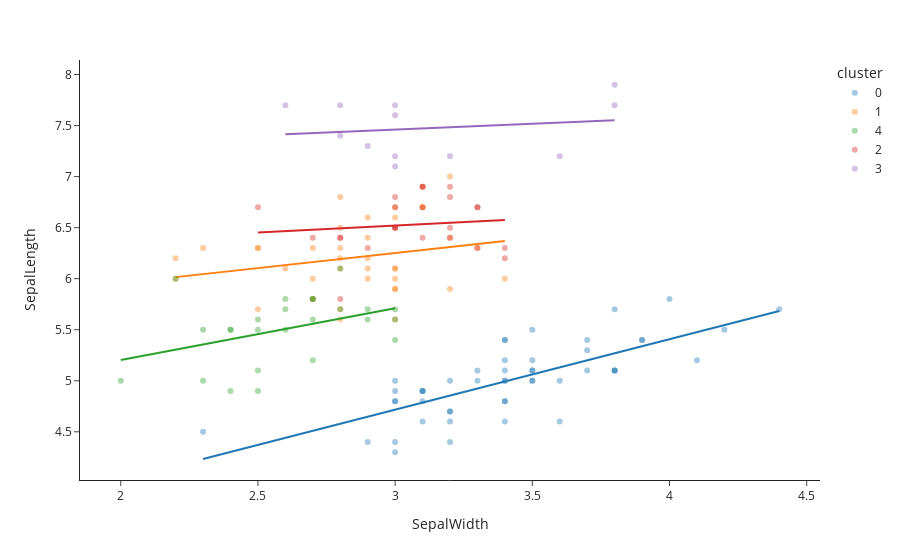

Source (notebook cell):
### Markdown cell above
Now show it:
    
- `with fig_iris_cluster do show using`

### Code cell
fig_iris_cluster.show()

#<xml xmlns="https://developers.google.com/blockly/xml"><variables><variable id="Nqs0n/Dks!e=su%v]H#.">fig_iris_cluster</variable></variables><block type="varDoMethod" id="~/,dr(Fp33^|8[w1-D1}" x="8" y="188"><field name="VAR" id="Nqs0n/Dks!e=su%v]H#.">fig_iris_cluster</field><field name="MEMBER">show</field><data>fig_iris_cluster:show</data></block></xml>

### Figure 1 — Plotly figure (JSON) as saved in the notebook; plotly's stock layout.template omitted (floating-point values rounded to 4 significant figures)
{"data": [{"hovertemplate": "cluster=0<br>SepalWidth=%{x}<br>SepalLength=%{y}<extra></extra>", "legendgroup": "0", "marker": {"color": "#1F77B4", "opacity": 0.4, "symbol": "circle"}, "mode": "markers", "name": "0", "orientation": "v", "showlegend": true, "type": "scatter", "x": [3.5, 3, 3.2, 3.1, 3.6, 3.9, 3.4, 3.4, 2.9, 3.1, 3.7, 3.4, 3, 3, 4, 4.4, 3.9, 3.5, 3.8, 3.8, 3.4, 3.7, 3.6, 3.3, 3.4, 3, 3.4, 3.5, 3.4, 3.2, 3.1, 3.4, 4.1, 4.2, 3.1, 3.2, 3.5, 3.1, 3, 3.4, 3.5, 2.3, 3.2, 3.5, 3.8, 3, 3.8, 3.2, 3.7, 3.3], "xaxis": "x", "y": [5.1, 4.9, 4.7, 4.6, 5, 5.4, 4.6, 5, 4.4, 4.9, 5.4, 4.8, 4.8, 4.3, 5.8, 5.7, 5.4, 5.1, 5.7, 5.1, 5.4, 5.1, 4.6, 5.1, 4.8, 5, 5, 5.2, 5.2, 4.7, 4.8, 5.4, 5.2, 5.5, 4.9, 5, 5.5, 4.9, 4.4, 5.1, 5, 4.5, 4.4, 5, 5.1, 4.8, 5.1, 4.6, 5.3, 5], "yaxis": "y"}, {"hovertemplate": "<b>OLS trendline</b><br>SepalLength = 0.690854 * SepalWidth + 2.64466<br>R<sup>2</sup>=0.557681<br><br>cluster=0<br>SepalWidth=%{x}<br>SepalLength=%{y} <b>(trend)</b><extra></extra>", "legendgroup": "0", "marker": {"color": "#1F77B4", "symbol": "circle"}, "mode": "lines", "name": "0", "showlegend": false, "type": "scatter", "x": [2.3, 2.9, 3, 3, 3, 3, 3, 3, 3.1, 3.1, 3.1, 3.1, 3.1, 3.2, 3.2, 3.2, 3.2, 3.2, 3.3, 3.3, 3.4, 3.4, 3.4, 3.4, 3.4, 3.4, 3.4, 3.4, 3.4, 3.5, 3.5, 3.5, 3.5, 3.5, 3.5, 3.6, 3.6, 3.7, 3.7, 3.7, 3.8, 3.8, 3.8, 3.8, 3.9, 3.9, 4, 4.1, 4.2, 4.4], "xaxis": "x", "y": [4.234, 4.648, 4.717, 4.717, 4.717, 4.717, 4.717, 4.717, 4.786, 4.786, 4.786, 4.786, 4.786, 4.855, 4.855, 4.855, 4.855, 4.855, 4.924, 4.924, 4.994, 4.994, 4.994, 4.994, 4.994, 4.994, 4.994, 4.994, 4.994, 5.063, 5.063, 5.063, 5.063, 5.063, 5.063, 5.132, 5.132, 5.201, 5.201, 5.201, 5.27, 5.27, 5.27, 5.27, 5.339, 5.339, 5.408, 5.477, 5.546, 5.684], "yaxis": "y"}, {"hovertemplate": "cluster=1<br>SepalWidth=%{x}<br>SepalLength=%{y}<extra></extra>", "legendgroup": "1", "marker": {"color": "#FF7F0E", "opacity": 0.4, "symbol": "circle"}, "mode": "markers", "name": "1", "orientation": "v", "showlegend": true, "type": "scatter", "x": [3.2, 3.2, 3.1, 2.8, 2.8, 3.3, 2.9, 3, 2.9, 3.1, 3, 2.2, 3.2, 2.5, 2.8, 2.9, 3, 2.8, 3, 2.9, 2.7, 3.4, 3.1, 2.3, 3, 2.9, 2.7, 2.5, 2.2, 2.8, 2.7, 2.8, 3, 2.8, 2.6, 3, 2.7, 2.5, 3], "xaxis": "x", "y": [7, 6.4, 6.9, 6.5, 5.7, 6.3, 6.6, 5.9, 6.1, 6.7, 5.6, 6.2, 5.9, 6.3, 6.1, 6.4, 6.6, 6.8, 6.7, 6, 6, 6, 6.7, 6.3, 6.1, 6.2, 5.8, 5.7, 6, 5.6, 6.3, 6.2, 6.1, 6.3, 6.1, 6, 5.8, 6.3, 5.9], "yaxis": "y"}, {"hovertemplate": "<b>OLS trendline</b><br>SepalLength = 0.294133 * SepalWidth + 5.36828<br>R<sup>2</sup>=0.052414<br><br>cluster=1<br>SepalWidth=%{x}<br>SepalLength=%{y} <b>(trend)</b><extra></extra>", "legendgroup": "1", "marker": {"color": "#FF7F0E", "symbol": "circle"}, "mode": "lines", "name": "1", "showlegend": false, "type": "scatter", "x": [2.2, 2.2, 2.3, 2.5, 2.5, 2.5, 2.6, 2.7, 2.7, 2.7, 2.7, 2.8, 2.8, 2.8, 2.8, 2.8, 2.8, 2.8, 2.9, 2.9, 2.9, 2.9, 2.9, 3, 3, 3, 3, 3, 3, 3, 3, 3.1, 3.1, 3.1, 3.2, 3.2, 3.2, 3.3, 3.4], "xaxis": "x", "y": [6.015, 6.015, 6.045, 6.104, 6.104, 6.104, 6.133, 6.162, 6.162, 6.162, 6.162, 6.192, 6.192, 6.192, 6.192, 6.192, 6.192, 6.192, 6.221, 6.221, 6.221, 6.221, 6.221, 6.251, 6.251, 6.251, 6.251, 6.251, 6.251, 6.251, 6.251, 6.28, 6.28, 6.28, 6.31, 6.31, 6.31, 6.339, 6.368], "yaxis": "y"}, {"hovertemplate": "cluster=4<br>SepalWidth=%{x}<br>SepalLength=%{y}<extra></extra>", "legendgroup": "4", "marker": {"color": "#2CA02C", "opacity": 0.4, "symbol": "circle"}, "mode": "markers", "name": "4", "orientation": "v", "showlegend": true, "type": "scatter", "x": [2.3, 2.4, 2.7, 2, 2.2, 2.9, 2.7, 2.5, 2.8, 2.6, 2.4, 2.4, 2.7, 3, 3, 2.5, 2.6, 2.6, 2.3, 2.7, 3, 2.9, 2.5, 2.8, 2.5], "xaxis": "x", "y": [5.5, 4.9, 5.2, 5, 6, 5.6, 5.8, 5.6, 6.1, 5.7, 5.5, 5.5, 5.8, 5.4, 5.6, 5.5, 5.5, 5.8, 5, 5.6, 5.7, 5.7, 5.1, 5.7, 4.9], "yaxis": "y"}, {"hovertemplate": "<b>OLS trendline</b><br>SepalLength = 0.506098 * SepalWidth + 4.19215<br>R<sup>2</sup>=0.164189<br><br>cluster=4<br>SepalWidth=%{x}<br>SepalLength=%{y} <b>(trend)</b><extra></extra>", "legendgroup": "4", "marker": {"color": "#2CA02C", "symbol": "circle"}, "mode": "lines", "name": "4", "showlegend": false, "type": "scatter", "x": [2, 2.2, 2.3, 2.3, 2.4, 2.4, 2.4, 2.5, 2.5, 2.5, 2.5, 2.6, 2.6, 2.6, 2.7, 2.7, 2.7, 2.7, 2.8, 2.8, 2.9, 2.9, 3, 3, 3], "xaxis": "x", "y": [5.204, 5.306, 5.356, 5.356, 5.407, 5.407, 5.407, 5.457, 5.457, 5.457, 5.457, 5.508, 5.508, 5.508, 5.559, 5.559, 5.559, 5.559, 5.609, 5.609, 5.66, 5.66, 5.71, 5.71, 5.71], "yaxis": "y"}, {"hovertemplate": "cluster=2<br>SepalWidth=%{x}<br>SepalLength=%{y}<extra></extra>", "legendgroup": "2", "marker": {"color": "#D62728", "opacity": 0.4, "symbol": "circle"}, "mode": "markers", "name": "2", "orientation": "v", "showlegend": true, "type": "scatter", "x": [3.3, 2.9, 3, 2.5, 3.2, 2.7, 3, 2.8, 3.2, 3, 3.2, 3.3, 2.8, 2.8, 3.4, 3.1, 3.1, 3.1, 3.1, 3.2, 3.3, 3, 3, 3.4], "xaxis": "x", "y": [6.3, 6.3, 6.5, 6.7, 6.5, 6.4, 6.8, 5.8, 6.4, 6.5, 6.9, 6.7, 6.4, 6.4, 6.3, 6.4, 6.9, 6.7, 6.9, 6.8, 6.7, 6.7, 6.5, 6.2], "yaxis": "y"}, {"hovertemplate": "<b>OLS trendline</b><br>SepalLength = 0.135078 * SepalWidth + 6.11605<br>R<sup>2</sup>=0.013525<br><br>cluster=2<br>SepalWidth=%{x}<br>SepalLength=%{y} <b>(trend)</b><extra></extra>", "legendgroup": "2", "marker": {"color": "#D62728", "symbol": "circle"}, "mode": "lines", "name": "2", "showlegend": false, "type": "scatter", "x": [2.5, 2.7, 2.8, 2.8, 2.8, 2.9, 3, 3, 3, 3, 3, 3.1, 3.1, 3.1, 3.1, 3.2, 3.2, 3.2, 3.2, 3.3, 3.3, 3.3, 3.4, 3.4], "xaxis": "x", "y": [6.454, 6.481, 6.494, 6.494, 6.494, 6.508, 6.521, 6.521, 6.521, 6.521, 6.521, 6.535, 6.535, 6.535, 6.535, 6.548, 6.548, 6.548, 6.548, 6.562, 6.562, 6.562, 6.575, 6.575], "yaxis": "y"}, {"hovertemplate": "cluster=3<br>SepalWidth=%{x}<br>SepalLength=%{y}<extra></extra>", "legendgroup": "3", "marker": {"color": "#9467BD", "opacity": 0.4, "symbol": "circle"}, "mode": "markers", "name": "3", "orientation": "v", "showlegend": true, "type": "scatter", "x": [3, 3, 2.9, 3.6, 3.8, 2.6, 2.8, 3.2, 3, 2.8, 3.8, 3], "xaxis": "x", "y": [7.1, 7.6, 7.3, 7.2, 7.7, 7.7, 7.7, 7.2, 7.2, 7.4, 7.9, 7.7], "yaxis": "y"}, {"hovertemplate": "<b>OLS trendline</b><br>SepalLength = 0.113343 * SepalWidth + 7.1208<br>R<sup>2</sup>=0.027894<br><br>cluster=3<br>SepalWidth=%{x}<br>SepalLength=%{y} <b>(trend)</b><extra></extra>", "legendgroup": "3", "marker": {"color": "#9467BD", "symbol": "circle"}, "mode": "lines", "name": "3", "showlegend": false, "type": "scatter", "x": [2.6, 2.8, 2.8, 2.9, 3, 3, 3, 3, 3.2, 3.6, 3.8, 3.8], "xaxis": "x", "y": [7.415, 7.438, 7.438, 7.449, 7.461, 7.461, 7.461, 7.461, 7.484, 7.529, 7.552, 7.552], "yaxis": "y"}], "layout": {"autosize": true, "legend": {"title": {"text": "cluster"}, "tracegroupgap": 0}, "margin": {"t": 60}, "xaxis": {"anchor": "y", "autorange": true, "domain": [0, 1], "range": [1.849, 4.551], "title": {"text": "SepalWidth"}, "type": "linear"}, "yaxis": {"anchor": "x", "autorange": true, "domain": [0, 1], "range": [4.027, 8.156], "title": {"text": "SepalLength"}, "type": "linear"}}}
